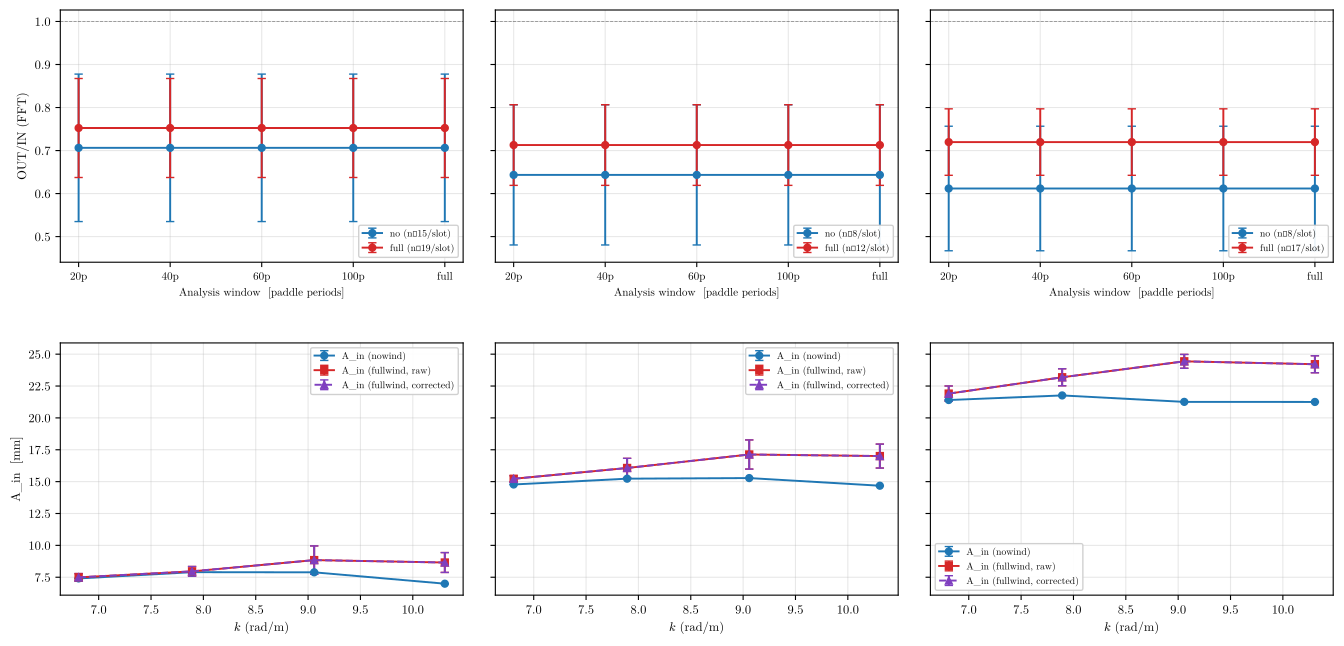

Reproduce this figure in Python.
"""
CH04 §2.6 — Paddle-frequency IN contamination & window-size sensitivity
=======================================================================

Goal
----
The CH05 main result reports OUT/IN (FFT) = A_out / A_in at the paddle
frequency with a ±0.05 Hz FFT window. Under fullwind, the IN probe
(9373/170, fully exposed) sees a small amount of wind energy inside that
window, which *inflates* A_in and biases OUT/IN downward
(CLAUDE.md §16, bias #1). This script asks three related questions and
answers them on the same figure so a reviewer can see the metric is
sound:

  (A) Window-size sensitivity:
      how does OUT/IN change as the FFT analysis window shrinks from
      ~100 paddle periods down to 20? A flat curve = robust metric.

  (B) Wind-correction via incoherent subtraction:
      assuming paddle and wind are uncorrelated at the paddle frequency,
          E[A_fw²]  =  A_paddle² + E[A_wind_at_fpaddle²]
      → A_paddle(fw)  =  √(max(0, A_fw² − E[A_wind_at_fpaddle²]))
      We estimate E[A_wind_at_fpaddle²] per (freq, amp, mooring) group
      from the pure-wind PSD at the paddle bin, where

          PSD_wind(f)  :=  mean PSD_residual(fullwind)  −
                           mean PSD_residual(nowind)

      (same machinery as reconstruction_A_vs_B §5–§6, but evaluated at
      f_paddle instead of over the 2–6 Hz wind band). The residual is
      the method-A reconstruction residual: signal_full − signal_peak_bin.

  (C) T_cross cross-check:
      if the correction works, A_in_corrected(fw) should agree with
      A_in(nw) within run-to-run scatter. That's the independent
      validation: it closes the loop without relying on any one
      assumption (wind PSD shape, paddle wind-independence, uncorrelated
      sum).

Method summary
--------------
 1. Load meta_results + FFT dict + processed_dfs (the cond4 thesis-band
    datasets, same as t_cross_figure / reconstruction_A_vs_B).
 2. Per wave run: reconstruct signal_A (peak-bin paddle) and residual =
    signal_full − signal_A. Welch PSD of the residual on a shared grid.
 3. Group runs by (WaveFrequencyInput, WaveAmplitudeInput, Mooring,
    PanelCondition). For groups with ≥ 1 nowind and ≥ 1 fullwind run:
    4. compute PSD_wind(f) by PSD-subtraction, read off at f_paddle ±
       BAND_HALF_HZ → E[A_wind²] = 2·∫ PSD_wind df (Parseval for the
       narrow-band amplitude).
    5. Apply correction to each fullwind run:
         A_in_corrected = √(max(0, A_in_fw² − E[A_wind²]))
       → OUT/IN_corrected = A_out_fw / A_in_corrected
 6. Part A (window sensitivity): for the thesis-band runs, re-compute
    A_in_fw / A_out_fw using a truncated segment of the detected
    stable-wave window (N ∈ {20, 40, 60, 100, full}). OUT/IN vs
    N_periods → flat curve ⇒ robust.
 7. Plot: 2×3 grid (rows = window-sensitivity / correction validation,
    cols = amplitude 0.1 / 0.2 / 0.3 V). Scratch quick-view PDF and
    thesis figure.
 8. Write findings markdown with the headline numbers; emit stub via
    shared plot_utils helpers (same pattern as mooring_comparison,
    reconstruction_A_vs_B).

Run from repo root:
    /opt/anaconda3/envs/draumkvedet/bin/python analysis_scratch/paddle_contamination_study.py

Outputs
-------
    analysis_scratch/paddle_contamination_study.pdf
    analysis_scratch/paddle_contamination_correction.csv
    analysis_scratch/paddle_contamination_window_sensitivity.csv
    analysis_scratch/paddle_contamination_findings.md
    output/FIGURES/ch04_paddle_contamination.pdf
    output/TEXFIGU/ch04_paddle_contamination.tex
"""

import os
import sys
import warnings
from pathlib import Path

warnings.filterwarnings("ignore")

import numpy as np
import pandas as pd
import matplotlib

matplotlib.use("Agg")
import matplotlib.pyplot as plt
from scipy import signal as sp_signal

BASE = Path(__file__).resolve().parent.parent
sys.path.insert(0, str(BASE))
os.chdir(BASE)

from wavescripts.improved_data_loader import load_analysis_data, load_processed_dfs
from wavescripts.plot_utils import apply_thesis_style, freq_to_k, amp_to_label, amp_to_tag, WIND_COLOR_MAP

apply_thesis_style()

# ── I/O ───────────────────────────────────────────────────────────────────────
SCRATCH_DIR         = Path(__file__).parent
SCRATCH_PDF         = SCRATCH_DIR / "paddle_contamination_study.pdf"
SCRATCH_CSV_CORR    = SCRATCH_DIR / "paddle_contamination_correction.csv"
SCRATCH_CSV_WINDOW  = SCRATCH_DIR / "paddle_contamination_window_sensitivity.csv"
SCRATCH_FINDINGS_MD = SCRATCH_DIR / "paddle_contamination_findings.md"

THESIS_NAME = "ch04_paddle_contamination"
THESIS_PDF  = BASE / "output" / "FIGURES" / f"{THESIS_NAME}.pdf"
THESIS_STUB = BASE / "output" / "TEXFIGU" / f"{THESIS_NAME}.tex"
THESIS_PDF.parent.mkdir(parents=True, exist_ok=True)
THESIS_STUB.parent.mkdir(parents=True, exist_ok=True)

# Same thesis datasets as t_cross_figure.py / reconstruction_A_vs_B.py
RESULTS_PROCESSED_DIRS = [
    Path("waveprocessed/PROCESSED-20260326-ProbePos4_31_FPV_2-tett6roof-under9Mooring-height100-lowrange"),
    Path("waveprocessed/PROCESSED-20260327-ProbePos4_31_FPV_2-tett6roof-under9Mooring30-height100-lowrange"),
]
_results_dataset_names = {p.name.removeprefix("PROCESSED-") for p in RESULTS_PROCESSED_DIRS}

# ── Constants ────────────────────────────────────────────────────────────────
FREQS         = [1.3, 1.4, 1.5, 1.6]   # thesis scope
AMPS          = [0.1, 0.2, 0.3]
FFT_WINDOW_HZ = 0.10                   # total width; matches signal_processing
BAND_HALF_HZ  = 0.05                   # ± half-width around paddle
PROBES        = ["9373/170", "12400/250"]
PROBE_LABEL   = {"9373/170": "IN", "12400/250": "OUT"}
IN_POS, OUT_POS = PROBES

# Window-sensitivity choices. Numbers of paddle periods inside the detected
# stable plateau. "full" = whole plateau (upper bound ≈ 240 for per240 runs).
N_PERIOD_CHOICES = [20, 40, 60, 100, "full"]

# Colour scheme — wind dimensions sourced from the central WIND_COLOR_MAP.
# CORR is the wind-subtraction-corrected fullwind A_in; it shares the figure
# with raw nowind+fullwind so it gets a third distinct colour.
COLOR_NW   = WIND_COLOR_MAP["no"]    # blue — nowind
COLOR_FW   = WIND_COLOR_MAP["full"]  # red  — fullwind (raw)
COLOR_CORR = "#7F3FBF"               # purple — fullwind after wind-subtraction
COLOR_NW_A = "#888888"               # grey — secondary

# Shared PSD grid for residual subtraction (matches reconstruction_A_vs_B)
COMMON_F_GRID = np.arange(0.0, 12.5 + 1e-9, 0.05)


# ── 1. Load data ─────────────────────────────────────────────────────────────
print("1. Loading meta_results + fft_dict + processed_dfs …")
combined_meta, processed_dfs, fft_dict, _ = load_analysis_data(
    *RESULTS_PROCESSED_DIRS, load_processed=False,
)
meta_results = combined_meta[
    combined_meta["path"].apply(lambda p: any(d in str(p) for d in _results_dataset_names))
].copy()
meta_results["Mooring"] = meta_results["Mooring"].replace({
    "below_90_loose230": "below_90_loose",
    "below_90_loose300": "below_90_loose",
})
print(f"   meta_results: {len(meta_results)} rows")

# Wave runs only, full panel, quality ok-ish, thesis-band frequencies.
wave_runs = meta_results[
    meta_results["WaveFrequencyInput [Hz]"].notna()
    & (meta_results["WaveFrequencyInput [Hz]"] > 0)
    & (meta_results["PanelCondition"] == "full")
    & (meta_results["quality_flag"].isin(["ok", "probe_malfunction_secondary"]))
].copy()
wave_runs["freq_r"] = wave_runs["WaveFrequencyInput [Hz]"].round(2)
wave_runs["amp_r"]  = wave_runs["WaveAmplitudeInput [Volt]"].round(2)
wave_runs = wave_runs[wave_runs["freq_r"].isin(FREQS)].copy()
print(f"   {len(wave_runs)} thesis-band full-panel wave runs")

# Part B needs processed time series.
print("   Loading processed_dfs (heavy, ~20–30 s) …")
processed_dfs = load_processed_dfs(*RESULTS_PROCESSED_DIRS)


# ── 2. Reconstruction helper (from reconstruction_A_vs_B.py) ─────────────────
def reconstruct(fft_series: pd.Series, target_freq: float, band_half_hz: float):
    """Return (time_axis, signal_full, signal_A, fs, actual_freq).

    Peak-bin (method A) IFFT reconstruction of the paddle wave; residual =
    signal_full − signal_A goes into the PSD pool.
    """
    freq_bins = fft_series.index.values
    fft_complex = fft_series.values
    N = len(fft_complex)
    df_freq = abs(freq_bins[1] - freq_bins[0])
    fs = df_freq * N

    fft_ord = np.fft.ifftshift(fft_complex).astype(complex)
    fftfreqs = np.fft.ifftshift(freq_bins)
    pos_freqs = fftfreqs[fftfreqs > 0]
    actual_freq = pos_freqs[np.argmin(np.abs(pos_freqs - target_freq))]

    peak_idx = int(np.argmin(np.abs(fftfreqs - actual_freq)))
    mirror_idx = int(np.argmin(np.abs(fftfreqs + actual_freq)))
    fft_A = np.zeros_like(fft_ord, dtype=complex)
    fft_A[peak_idx] = fft_ord[peak_idx]
    fft_A[mirror_idx] = fft_ord[mirror_idx]

    signal_full = np.real(np.fft.ifft(fft_ord))
    signal_A    = np.real(np.fft.ifft(fft_A))
    time_axis   = np.arange(N) / fs
    return time_axis, signal_full, signal_A, fs, actual_freq


def mean_residual_psd(rows: pd.DataFrame, probe: str):
    """Mean Welch PSD of the method-A residual across `rows`, on COMMON_F_GRID.

    Returns (f_grid, pxx_mean, n_used, fs_used) or (None, None, 0, None).
    """
    psds = []
    fs_used = None
    for _, r in rows.iterrows():
        if r["path"] not in fft_dict:
            continue
        df_fft = fft_dict[r["path"]]
        col = f"FFT {probe} complex"
        if col not in df_fft.columns:
            col = f"FFT {probe}"
        if col not in df_fft.columns:
            continue
        fs_series = df_fft[col].dropna()
        if fs_series.empty:
            continue
        _, s_full, s_A, fs, _ = reconstruct(
            fs_series, float(r["WaveFrequencyInput [Hz]"]), BAND_HALF_HZ,
        )
        res = s_full - s_A
        nperseg = min(len(res), 4096)
        fr, pxx = sp_signal.welch(res, fs=fs, nperseg=nperseg)
        pxx_interp = np.interp(COMMON_F_GRID, fr, pxx, left=np.nan, right=np.nan)
        psds.append(pxx_interp)
        fs_used = fs
    if not psds:
        return None, None, 0, fs_used
    return COMMON_F_GRID, np.nanmean(np.vstack(psds), axis=0), len(psds), fs_used


def wind_psd_at_paddle(freqs_grid: np.ndarray, psd_wind: np.ndarray,
                       f_paddle: float) -> float:
    """Band-integrated wind variance inside ±BAND_HALF_HZ of f_paddle.

    Returns A_wind² such that A_wind = √(2 · ∫ PSD df) is the narrowband
    amplitude contribution of the wind inside the analysis window. Values
    are clipped to 0 (no negative variance).
    """
    mask = (freqs_grid >= f_paddle - BAND_HALF_HZ) & (freqs_grid <= f_paddle + BAND_HALF_HZ)
    if not mask.any() or np.all(~np.isfinite(psd_wind[mask])):
        return np.nan
    var = float(np.trapezoid(np.clip(psd_wind[mask], 0, None), freqs_grid[mask]))
    return 2.0 * var


# ── 3. Per-group wind PSD + correction (Part B) ──────────────────────────────
print("\n2. Computing PSD_wind at paddle bin per (freq, amp, mooring) group …")

GROUP_KEYS = ["WaveFrequencyInput [Hz]", "WaveAmplitudeInput [Volt]", "Mooring"]

group_wind: dict[tuple, dict[str, float]] = {}
for grp_key, grp in wave_runs.groupby(GROUP_KEYS):
    nw = grp[grp["WindCondition"] == "no"]
    fw = grp[grp["WindCondition"] == "full"]
    if nw.empty or fw.empty:
        continue
    f_paddle = float(grp_key[0])
    entry: dict[str, float] = {"n_nw": len(nw), "n_fw": len(fw)}
    for probe in PROBES:
        f_nw, psd_nw, n_nw, _ = mean_residual_psd(nw, probe)
        f_fw, psd_fw, n_fw, _ = mean_residual_psd(fw, probe)
        if psd_nw is None or psd_fw is None:
            entry[f"A_wind2_{probe}"] = np.nan
            continue
        psd_wind = psd_fw - psd_nw
        entry[f"A_wind2_{probe}"] = wind_psd_at_paddle(f_nw, psd_wind, f_paddle)
    group_wind[tuple(grp_key)] = entry

print(f"   {len(group_wind)} (freq, amp, mooring) groups with matched nw+fw.")


# ── 4. Per-run correction table ──────────────────────────────────────────────
print("\n3. Building per-run correction table …")
A_IN_COL  = f"Probe {IN_POS} Amplitude (FFT)"
A_OUT_COL = f"Probe {OUT_POS} Amplitude (FFT)"

corr_rows = []
for _, r in wave_runs.iterrows():
    if r["WindCondition"] != "full":
        continue
    key = (r["WaveFrequencyInput [Hz]"], r["WaveAmplitudeInput [Volt]"], r["Mooring"])
    a_wind2_in  = group_wind.get(key, {}).get(f"A_wind2_{IN_POS}", np.nan)
    a_wind2_out = group_wind.get(key, {}).get(f"A_wind2_{OUT_POS}", np.nan)
    a_in_fw  = float(r.get(A_IN_COL, np.nan))
    a_out_fw = float(r.get(A_OUT_COL, np.nan))
    if not np.isfinite(a_in_fw) or not np.isfinite(a_out_fw):
        continue
    a_in_corr  = (np.sqrt(max(0.0, a_in_fw**2  - (a_wind2_in  if np.isfinite(a_wind2_in)  else 0)))
                  if np.isfinite(a_wind2_in)  else np.nan)
    a_out_corr = (np.sqrt(max(0.0, a_out_fw**2 - (a_wind2_out if np.isfinite(a_wind2_out) else 0)))
                  if np.isfinite(a_wind2_out) else np.nan)
    corr_rows.append({
        "path":               r["path"],
        "WaveFrequencyInput [Hz]":   r["WaveFrequencyInput [Hz]"],
        "WaveAmplitudeInput [Volt]": r["WaveAmplitudeInput [Volt]"],
        "Mooring":            r["Mooring"],
        "A_in_fw":            a_in_fw,
        "A_out_fw":           a_out_fw,
        "A_wind2_in":         a_wind2_in,
        "A_wind2_out":        a_wind2_out,
        "A_in_corr":          a_in_corr,
        "A_out_corr":         a_out_corr,
        "OUT_IN_raw":         a_out_fw / a_in_fw if a_in_fw > 0 else np.nan,
        "OUT_IN_corr":        (a_out_corr / a_in_corr) if (a_in_corr and a_in_corr > 0) else np.nan,
    })
corr_df = pd.DataFrame(corr_rows)
corr_df.to_csv(SCRATCH_CSV_CORR, index=False)
print(f"   {len(corr_df)} fullwind runs with wind-correction.")
print(f"   → {SCRATCH_CSV_CORR.relative_to(BASE)}")

# Reference: nowind means per (freq, amp) for the T_cross cross-check.
nw_means = (wave_runs[wave_runs["WindCondition"] == "no"]
            .groupby(["WaveFrequencyInput [Hz]", "WaveAmplitudeInput [Volt]"])
            [[A_IN_COL, A_OUT_COL]]
            .mean()
            .rename(columns={A_IN_COL: "A_in_nw", A_OUT_COL: "A_out_nw"}))

# Attach nw reference to each corrected fullwind row (for plotting).
corr_df = corr_df.merge(
    nw_means.reset_index(),
    on=["WaveFrequencyInput [Hz]", "WaveAmplitudeInput [Volt]"],
    how="left",
)


# ── 5. Window-size sensitivity (Part A) ──────────────────────────────────────
print("\n4. Window-size sensitivity — truncating stable-wave window …")

FS = 250.0  # sampling rate (see constants.MEASUREMENT)

def _center_slice(n_total: int, n_keep: int) -> tuple[int, int]:
    """Return (start, end) indices for a centred slice of length n_keep
    inside a parent of length n_total."""
    if n_keep >= n_total:
        return 0, n_total
    mid = n_total // 2
    half = n_keep // 2
    return mid - half, mid - half + n_keep


def windowed_AFFT(signal: np.ndarray, fs: float, f_target: float) -> float:
    """Peak-bin AFFT of `signal` at f_target within ±BAND_HALF_HZ."""
    if len(signal) < 16:
        return np.nan
    spec = np.fft.rfft(signal)
    freqs = np.fft.rfftfreq(len(signal), d=1.0 / fs)
    mag   = np.abs(spec) * 2.0 / len(signal)
    mask = (freqs >= f_target - BAND_HALF_HZ) & (freqs <= f_target + BAND_HALF_HZ)
    if not mask.any():
        return np.nan
    # Nearest bin to target within the mask (matches pipeline convention).
    masked_freqs = freqs[mask]
    masked_mag   = mag[mask]
    return float(masked_mag[np.argmin(np.abs(masked_freqs - f_target))])


def eta_series(df_run: pd.DataFrame, probe: str) -> np.ndarray | None:
    """Prefer the interpolated column when it exists (pipeline convention)."""
    for col in (f"eta_{probe}_interp", f"eta_{probe}"):
        if col in df_run.columns:
            return np.asarray(df_run[col].to_numpy(), dtype=float)
    return None


window_rows = []
for _, r in wave_runs.iterrows():
    path = r["path"]
    if path not in processed_dfs:
        continue
    df_run = processed_dfs[path]
    start_col = f"Computed Probe {IN_POS} start"
    end_col   = f"Computed Probe {IN_POS} end"
    if start_col not in r.index or not np.isfinite(r[start_col]):
        continue
    i0 = int(r[start_col])
    i1 = int(r[end_col])
    if i1 - i0 < int(FS * 4):   # < 4 s of stable window → skip
        continue
    f_paddle = float(r["WaveFrequencyInput [Hz]"])
    period_samples = int(round(FS / f_paddle))
    for probe in PROBES:
        sig = eta_series(df_run, probe)
        if sig is None:
            continue
        seg_full = sig[i0:i1]
        if len(seg_full) < 16:
            continue
        for N_per in N_PERIOD_CHOICES:
            if N_per == "full":
                seg = seg_full
                n_kept = len(seg_full) // period_samples
                tag = f"full_{n_kept}p"
            else:
                n_keep = min(len(seg_full), int(N_per * period_samples))
                s, e = _center_slice(len(seg_full), n_keep)
                seg = seg_full[s:e]
                n_kept = N_per
                tag = f"{N_per}p"
            afft = windowed_AFFT(seg, FS, f_paddle)
            window_rows.append({
                "path":                      path,
                "probe":                     probe,
                "WaveFrequencyInput [Hz]":   f_paddle,
                "WaveAmplitudeInput [Volt]": r["WaveAmplitudeInput [Volt]"],
                "WindCondition":             r["WindCondition"],
                "Mooring":                   r["Mooring"],
                "N_periods":                 n_kept,
                "N_tag":                     tag,
                "A_FFT_mm":                  afft,
            })
window_df = pd.DataFrame(window_rows)
window_df.to_csv(SCRATCH_CSV_WINDOW, index=False)
print(f"   {len(window_df)} (run × probe × N_period) rows")
print(f"   → {SCRATCH_CSV_WINDOW.relative_to(BASE)}")

# Aggregate per (amp, wind, N_periods) across frequencies — OUT/IN per run,
# then mean ± std across runs in each cell.
def _outin_per_run(wdf):
    """Pivot to one OUT/IN per (run × N_tag)."""
    w_in  = wdf[wdf["probe"] == IN_POS ].rename(columns={"A_FFT_mm": "A_in"})
    w_out = wdf[wdf["probe"] == OUT_POS].rename(columns={"A_FFT_mm": "A_out"})
    join_cols = ["path", "WaveFrequencyInput [Hz]", "WaveAmplitudeInput [Volt]",
                 "WindCondition", "Mooring", "N_tag"]
    merged = w_in[join_cols + ["A_in"]].merge(w_out[join_cols + ["A_out"]],
                                              on=join_cols, how="inner")
    merged["OUT_IN"] = merged["A_out"] / merged["A_in"]
    return merged


win_run = _outin_per_run(window_df)

# Sanity — how does per-N_tag OUT/IN sit vs pipeline OUT/IN (which uses the
# full stable window)? If they disagree systematically even at N=full, the
# discrepancy is a bin-position effect, not a stationarity effect.
print("\n   Median OUT/IN (all runs) by N_tag + wind:")
print(
    win_run.groupby(["WindCondition", "N_tag"])["OUT_IN"]
           .agg(["median", "std", "count"])
           .round(4)
           .to_string()
)


# ── 6. Figure: 2×3 grid ──────────────────────────────────────────────────────
print("\n5. Plotting …")
fig, axes = plt.subplots(
    nrows=2, ncols=3, figsize=(14, 7.5), dpi=120,
    sharey="row",
)

# ── Row 0: window-size sensitivity ──
x_order = ["20p", "40p", "60p", "100p"]
# "full" tag varies per run; group it as the last x-slot labelled "full".
def _nice_n_tag(t: str) -> str:
    return "full" if t.startswith("full") else t

win_run["N_slot"] = win_run["N_tag"].map(_nice_n_tag)
x_slots = x_order + ["full"]
x_pos = {t: i for i, t in enumerate(x_slots)}

for i, amp in enumerate(AMPS):
    ax = axes[0, i]
    sub = win_run[np.isclose(win_run["WaveAmplitudeInput [Volt]"], amp)]
    if sub.empty:
        ax.text(0.5, 0.5, "no data", ha="center", va="center",
                transform=ax.transAxes, color="gray")
        ax.set_title("", fontsize=9)
        continue
    for wind, color in [("no", COLOR_NW), ("full", COLOR_FW)]:
        wsub = sub[sub["WindCondition"] == wind]
        if wsub.empty:
            continue
        agg = (wsub.groupby("N_slot")["OUT_IN"]
                   .agg(["median", "std", "count"])
                   .reindex(x_slots))
        xs = [x_pos[t] for t in agg.index]
        ax.errorbar(xs, agg["median"].values,
                    yerr=agg["std"].fillna(0).values,
                    marker="o", linestyle="-", color=color,
                    capsize=3, lw=1.4, markersize=5,
                    label=f"{wind} (n≈{int(agg['count'].median() or 0)}/slot)")
    ax.axhline(1.0, color="black", lw=0.6, ls="--", alpha=0.4)
    ax.set_xticks(list(x_pos.values()))
    ax.set_xticklabels(x_slots, fontsize=8)
    ax.set_xlabel("Analysis window  [paddle periods]", fontsize=8)
    if i == 0:
        ax.set_ylabel("OUT/IN (FFT)", fontsize=9)
    ax.set_title("", fontsize=9)
    ax.grid(True, alpha=0.3)
    ax.legend(fontsize=7, loc="lower right", framealpha=0.92)

# ── Row 1: wind-correction validation ──
for i, amp in enumerate(AMPS):
    ax = axes[1, i]
    sub = corr_df[np.isclose(corr_df["WaveAmplitudeInput [Volt]"], amp)].copy()
    if sub.empty:
        ax.text(0.5, 0.5, "no data", ha="center", va="center",
                transform=ax.transAxes, color="gray")
        ax.set_title("", fontsize=9)
        continue
    sub = sub.sort_values("WaveFrequencyInput [Hz]")
    agg = sub.groupby("WaveFrequencyInput [Hz]").agg(
        A_in_fw_med    = ("A_in_fw",   "median"),
        A_in_fw_std    = ("A_in_fw",   "std"),
        A_in_corr_med  = ("A_in_corr", "median"),
        A_in_corr_std  = ("A_in_corr", "std"),
        A_in_nw_med    = ("A_in_nw",   "median"),
        A_in_nw_std    = ("A_in_nw",   "std"),
        n              = ("A_in_fw",   "count"),
    )
    xs = agg.index.values
    ks = freq_to_k(np.array(xs))
    ax.errorbar(ks, agg["A_in_nw_med"],    yerr=agg["A_in_nw_std"].fillna(0),
                marker="o", linestyle="-", color=COLOR_NW,
                capsize=3, lw=1.4, markersize=5,
                label="A_in (nowind)")
    ax.errorbar(ks, agg["A_in_fw_med"],    yerr=agg["A_in_fw_std"].fillna(0),
                marker="s", linestyle="-", color=COLOR_FW,
                capsize=3, lw=1.4, markersize=5,
                label="A_in (fullwind, raw)")
    ax.errorbar(ks, agg["A_in_corr_med"],  yerr=agg["A_in_corr_std"].fillna(0),
                marker="^", linestyle="--", color=COLOR_CORR,
                capsize=3, lw=1.4, markersize=5,
                label="A_in (fullwind, corrected)")
    ax.set_xlabel(r"$k$ (rad/m)", fontsize=9)
    if i == 0:
        ax.set_ylabel("A_in  [mm]", fontsize=9)
    ax.set_title("", fontsize=9)
    ax.grid(True, alpha=0.3)
    ax.legend(fontsize=7, loc="best", framealpha=0.92)

fig.suptitle("", fontsize=10, fontweight="bold", y=1.00)
fig.subplots_adjust(left=0.07, right=0.98, top=0.86, bottom=0.08, wspace=0.08, hspace=0.32)

fig.savefig(SCRATCH_PDF, bbox_inches="tight")
print(f"   scratch preview → {SCRATCH_PDF.relative_to(BASE)}")
fig.savefig(THESIS_PDF, bbox_inches="tight")
print(f"   thesis figure   → {THESIS_PDF.relative_to(BASE)}")
plt.close(fig)


# ── 7. Summary stats for caption ─────────────────────────────────────────────
def _safe_med(series: pd.Series) -> float:
    s = series.dropna()
    return float(s.median()) if len(s) else float("nan")

# Window-sensitivity headline: max |Δ OUT/IN| across N_tags per (amp, wind),
# then worst across all cells.
pivot = (
    win_run.groupby(["WaveAmplitudeInput [Volt]", "WindCondition", "N_slot"])["OUT_IN"]
           .median()
           .unstack("N_slot")
)
if not pivot.empty:
    worst_drift = float((pivot.max(axis=1) - pivot.min(axis=1)).abs().max())
else:
    worst_drift = float("nan")

# Correction headline: median |A_in_corr − A_in_nw| / A_in_nw across all runs.
_match_valid = corr_df.dropna(subset=["A_in_corr", "A_in_nw"]).copy()
if len(_match_valid):
    _rel_err = (_match_valid["A_in_corr"] - _match_valid["A_in_nw"]).abs() / _match_valid["A_in_nw"]
    corr_match_median = float(_rel_err.median())
    corr_match_max    = float(_rel_err.max())
else:
    corr_match_median = corr_match_max = float("nan")

# Contamination fraction: √(A_wind²) / A_in_fw per run, median.
_cf = corr_df.dropna(subset=["A_in_fw", "A_wind2_in"])
if len(_cf):
    _frac = np.sqrt(_cf["A_wind2_in"].clip(lower=0)) / _cf["A_in_fw"]
    contam_med = float(_frac.median())
    contam_max = float(_frac.max())
else:
    contam_med = contam_max = float("nan")

# Per-amplitude A_in_fw / A_in_nw ratio (wind enhancement of IN amplitude
# at the paddle bin, residual after spectral-contamination correction).
# At thesis amplitudes (0.2, 0.3 V) this ratio captures the physical
# wind-enhancement of A_in that spectral subtraction cannot explain.
_enh = corr_df.dropna(subset=["A_in_fw", "A_in_nw"]).copy()
_enh["fw_over_nw"] = _enh["A_in_fw"] / _enh["A_in_nw"]
enhancement_by_amp: dict[str, float] = {}
for _amp in sorted(_enh["WaveAmplitudeInput [Volt]"].unique()):
    _sub = _enh[np.isclose(_enh["WaveAmplitudeInput [Volt]"], _amp)]
    if _sub.empty:
        continue
    _tag = amp_to_tag(_amp)
    enhancement_by_amp[f"A_in_fw_over_nw_{_tag}_median"] = round(float(_sub["fw_over_nw"].median()), 4)
    enhancement_by_amp[f"A_in_fw_over_nw_{_tag}_max"]    = round(float(_sub["fw_over_nw"].max()),    4)

print("\n6. Headline numbers:")
print(f"   worst window-size drift in OUT/IN    : {worst_drift:.4f}")
print(f"   median |A_in_corr − A_in_nw|/A_in_nw : {corr_match_median*100:.2f} %"
      f"  (max {corr_match_max*100:.2f} %)")
print(f"   median wind contamination fraction   : {contam_med*100:.2f} %"
      f"  (max {contam_max*100:.2f} %)")


# ── 8. LaTeX stub via shared helper ──────────────────────────────────────────
print("\n7. Writing .tex stub via pu.build_fig_meta + pu.write_figure_stub …")

import wavescripts.plot_utils as pu
pu.ACTIVE_DATASETS = [str(p).split("/")[-1] for p in RESULTS_PROCESSED_DIRS]
pu.TEXFIGU_DIR = BASE / "output" / "TEXFIGU"
pu.FIGURES_DIR = BASE / "output" / "FIGURES"

_caption = (
    "Top row: OUT/IN (FFT) at the paddle frequency as a function of the FFT "
    "analysis window length (20, 40, 60, 100 paddle periods and the full "
    "stable plateau), grouped by paddle drive 0.10, 0.20, 0.30\\,V. "
    "Blue markers: no wind; red markers: full wind. Error bars: run-to-run "
    "standard deviation within each (amplitude, wind, window) cell. "
    "Bottom row: IN-probe amplitude at the paddle frequency versus $k$ (rad/m), "
    "one panel per amplitude. Three curves per panel: A$_{\\text{in}}$ "
    "measured under no wind (blue, circles), under full wind (red, "
    "squares), and under full wind after incoherent subtraction of the "
    "wind-PSD contribution at the paddle bin (green dashed, triangles). "
    "Wind-PSD estimate per (frequency, amplitude, mooring) group: "
    "$\\mathrm{PSD}_{\\text{wind}}(f) = "
    "\\langle\\mathrm{PSD}_{\\text{res}}\\rangle_{\\text{full}} - "
    "\\langle\\mathrm{PSD}_{\\text{res}}\\rangle_{\\text{no}}$, "
    "integrated over $f_p \\pm 0.05$\\,Hz."
)

_meta_stub = pu.build_fig_meta(
    {
        "filters": {
            "PanelCondition":            "full",
            "WaveFrequencyInput [Hz]":   [min(FREQS), max(FREQS)],
            "WaveAmplitudeInput [Volt]": AMPS,
            "WindCondition":             ["no", "full"],
            "quality_flag":              "ok+probe_malfunction_secondary",
            "Mooring":                   ["below_90_loose"],
            "probes":                    ", ".join(PROBES),
        },
        "plotting": {
            "figure_name":   THESIS_NAME,
            "caption":       _caption,
            "caption_short": "Paddle-frequency IN contamination and window-size sensitivity",
        },
    },
    chapter="04",
    data_df=wave_runs,
    extra={"script": "analysis_scratch/paddle_contamination_study.py"},
    computed_in=("analysis_scratch/paddle_contamination_study.py "
                 "(Part A: truncated-stable-window AFFT via np.fft.rfft; "
                 "Part B: PSD_wind = mean PSD_residual(full) − mean PSD_residual(no), "
                 "evaluated at paddle bin ±0.05 Hz; incoherent subtraction "
                 "A_corr = √max(0, A_fw² − E[A_wind²]))"),
    data_class="DFS",
    findings_doc="analysis_scratch/paddle_contamination_findings.md",
    grouper="per (freq, amp, mooring) group; per-run correction",
    collapse_panels=False,
    fft_window_hz=FFT_WINDOW_HZ,
    extra_params=(
        f"N_periods={N_PERIOD_CHOICES}, fft_window_hz={FFT_WINDOW_HZ}, "
        f"band_half_hz={BAND_HALF_HZ}, "
        f"welch common_grid=0-12.5 Hz @ 0.05 Hz, "
        f"datasets={sorted(_results_dataset_names)}"
    ),
    extra_stats={
        "worst_window_drift_OUTIN":    round(worst_drift, 4),
        "corr_match_median_pct":       round(corr_match_median * 100, 2),
        "corr_match_max_pct":          round(corr_match_max * 100, 2),
        "contamination_median_pct":    round(contam_med * 100, 2),
        "contamination_max_pct":       round(contam_max * 100, 2),
        "n_groups":                    len(group_wind),
        "n_fullwind_runs":             len(corr_df),
        **enhancement_by_amp,
    },
)

pu.write_figure_stub(_meta_stub, plot_type="paddle_contamination",
                     subfig_filenames=[THESIS_NAME])
print(f"   thesis stub   → {THESIS_STUB.relative_to(BASE)}")


# ── 9. Findings markdown — descriptive run log only (no interpretation) ──────
_enhancement_table_lines = []
for _amp in sorted(_enh["WaveAmplitudeInput [Volt]"].unique()):
    _sub_amp = _enh[np.isclose(_enh["WaveAmplitudeInput [Volt]"], _amp)]
    _by_freq = (_sub_amp.groupby("WaveFrequencyInput [Hz]")["fw_over_nw"]
                        .agg(["median", "count"]).round(4))
    for _f, _r in _by_freq.iterrows():
        _enhancement_table_lines.append(
            f"  {_amp:.2f} V  |  {_f:.2f} Hz  |  "
            f"A_in_fw/A_in_nw median = {_r['median']:.4f}  "
            f"(n={int(_r['count'])})"
        )
_enhancement_table = "\n".join(_enhancement_table_lines)

findings = f"""# CH04 §2.6 — Paddle contamination & window-size sensitivity — run log

Generated by `analysis_scratch/paddle_contamination_study.py`.
Scope: full panel, {min(FREQS):.1f}–{max(FREQS):.1f} Hz, {AMPS} V,
mooring `below_90_loose` (230+300 pooled), quality_flag in
{{ok, probe_malfunction_secondary}}.

This file is the numerical run log only. For interpretation and any
scientific conclusions see `memory/methodology_wind_enhances_A_in.md`
and CLAUDE.md §16.

## Part A — Window-size sensitivity

Worst drift (max − min across N_tags) in median OUT/IN across all
(amp, wind) cells: **{worst_drift:.4f}**

## Part B — Wind-correction at the paddle bin

Per-run correction:
    A_in_corrected = sqrt(max(0, A_in_fw² − E[A_wind²]))
with E[A_wind²] = 2 · ∫_{{f_p ± 0.05 Hz}} PSD_wind(f) df,
and PSD_wind = mean PSD_residual(full) − mean PSD_residual(no) per
(freq, amp, mooring) group.

Median contamination fraction √(A_wind²) / A_in_fw: **{contam_med*100:.2f} %**
(max **{contam_max*100:.2f} %**).

## Part C — A_in_fw vs A_in_nw

Agreement of corrected full-wind A_in against no-wind A_in
({len(_match_valid)} matched rows):

  median  |A_in_corr − A_in_nw| / A_in_nw  =  {corr_match_median*100:.2f} %
  max     |A_in_corr − A_in_nw| / A_in_nw  =  {corr_match_max*100:.2f} %

Per (amplitude × frequency) median A_in_fw / A_in_nw (raw, no
contamination correction — the correction is <{max(0.05, contam_med*2):.0%}
at thesis amplitudes, so this ratio is dominated by non-spectral
wind effects):

{_enhancement_table}

## Files

  {SCRATCH_PDF.name}                      — diagnostic PDF
  {SCRATCH_CSV_CORR.name}    — per-run correction table
  {SCRATCH_CSV_WINDOW.name}  — per-run, per-window-size AFFT table
  output/FIGURES/{THESIS_NAME}.pdf   — thesis figure
  output/TEXFIGU/{THESIS_NAME}.tex   — thesis stub
"""
SCRATCH_FINDINGS_MD.write_text(findings)
print(f"   findings      → {SCRATCH_FINDINGS_MD.relative_to(BASE)}")

print("\nDone.")
